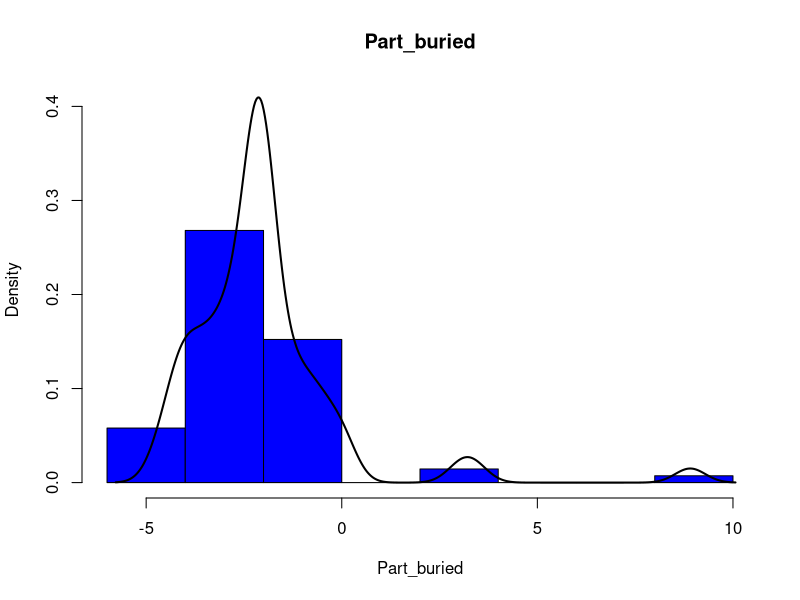
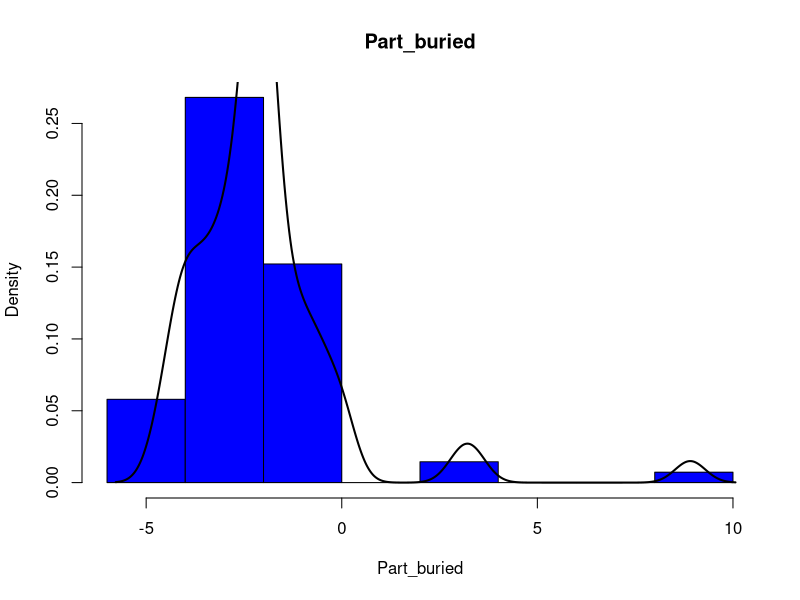
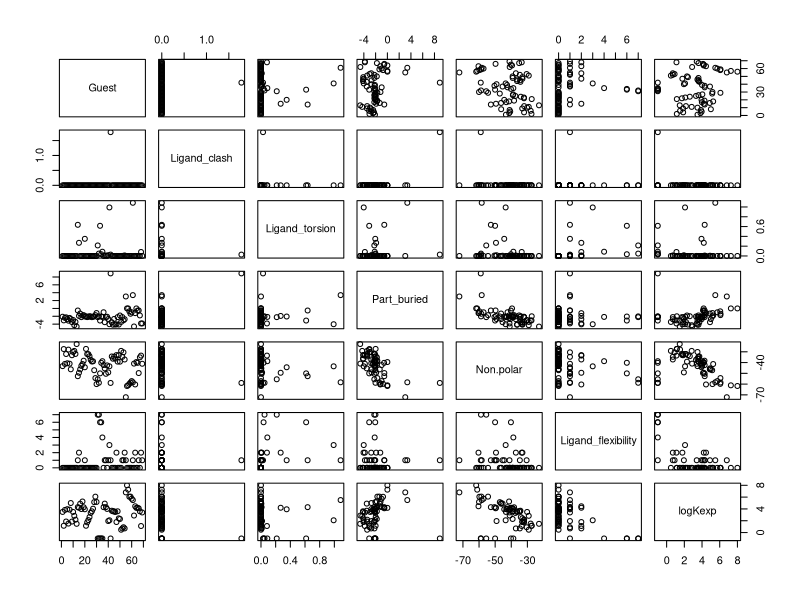

Generate these figures, in order, with R:
## ---- chunk 1
library(tidyverse)
## ---- chunk 2

get_column_value <- function(d_frame, d_col) {
  # Use get() to retrieve the column by its string name
  # expand to use d_cal being a list
  get(d_col, d_frame)
}


hist_ylims <- function(dens){
  # Get y axis limits for a column from a data frame
  #data = get_column_value(d_frame, d_col)
  ylim = c(min(dens$y), c(max(dens$y)))
  return(ylim)
  }


  

hist_kde <- function(d_frame, d_col){
  # Colored Histogram with KDE line for clarity
  data  = get_column_value(d_frame, d_col )
  dens <- density(data)
  hist(data, main=d_col, xlab = d_col, ylim = (hist_ylims(dens)), col="blue", freq = FALSE)
  lines(dens, lwd = 2,  col = "black")
}
## ---- chunk 3
df = read.csv("tab_gold_wt.csv", header = TRUE)
## ---- chunk 4
summary(df)
## ---- chunk 5

hist_kde(df, "Part_buried")
## ---- chunk 6
hist(df$Part_buried, main="Part_buried", xlab = "Part_buried", col="blue", freq = FALSE)
dens <- density(df$Part_buried)
lines(dens, lwd = 2, col = "black")
## ---- chunk 7
plot(df)
